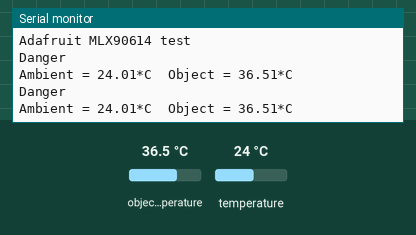
Recording of a sketch running on a simulated Arduino Uno, built with avr-gcc and run on an emulated ATmega328P. Shown: the last lines printed to the serial monitor. The test bench sets the inputs (shaded band); at power-on: object temperature 36.5 °C, temperature 24 °C.

Above: at 1.2 s.
1.3 s: object temperature set to 32 °C
At 2.6 s:
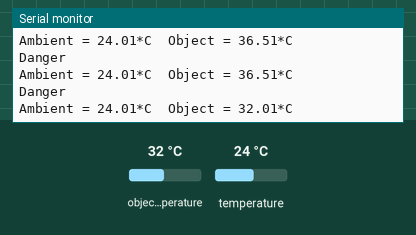
2.8 s: temperature set to 12 °C
At 3.8 s:
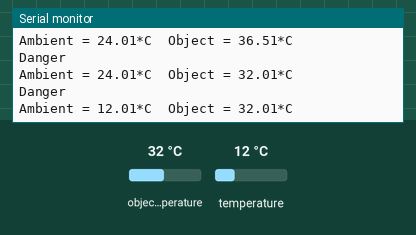
4.3 s: object temperature set to 39 °C
At 5.8 s:
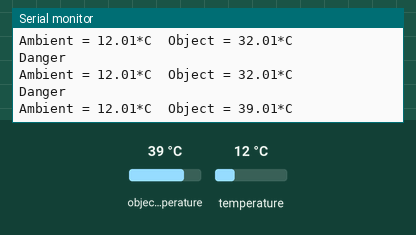
Timing chart, 0 to 7.3 s (numbered marks = the images above; inputs shaded):
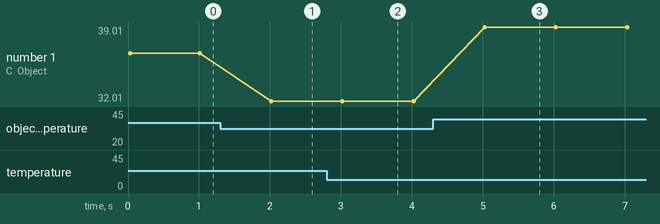

The sketch:

objectSensing.ino
```cpp
#include <Wire.h>
#include <Adafruit_MLX90614.h>

Adafruit_MLX90614 mlx = Adafruit_MLX90614();

void setup() {
  Serial.begin(9600);
  Serial.println("Adafruit MLX90614 test");
  mlx.begin();
}

void loop() {
  //감지온도는 28도로 설정한다.
  if(mlx.readObjectTempC() >= 28){
    //경고문출력
    Serial.println("Danger");
    //주변온도
    Serial.print("Ambient = ");
    Serial.print(mlx.readAmbientTempC());
    //물체온도
    Serial.print("*C\tObject = ");
    Serial.print(mlx.readObjectTempC());
    Serial.println("*C");
  }

  Serial.println();
  delay(1000);
}
```

Measured:
- after the input at 1.3 s, the serial monitor: prints a new line after 0.72 s (image 1)
- after the input at 2.8 s, the serial monitor: prints a new line after 0.22 s (image 2)
- after the input at 4.3 s, the serial monitor: prints a new line after 0.73 s (image 3)
- plotted number 1: 36.51 → 32.01 after the input at 1.3 s, 32.01 → 39.01 after the input at 4.3 s
